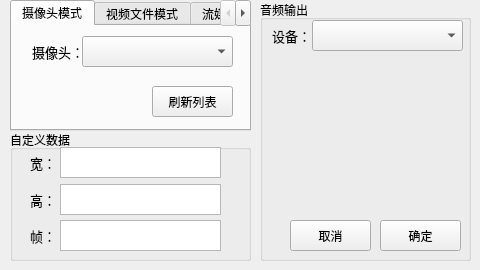
<?xml version="1.0" encoding="UTF-8"?>
<ui version="4.0">
 <class>TCVirtualCamera</class>
 <widget class="QWidget" name="TCVirtualCamera">
  <property name="geometry">
   <rect>
    <x>0</x>
    <y>0</y>
    <width>480</width>
    <height>270</height>
   </rect>
  </property>
  <property name="windowTitle">
   <string>TCVirtualCamera</string>
  </property>
  <widget class="QTabWidget" name="tabWidget">
   <property name="geometry">
    <rect>
     <x>10</x>
     <y>0</y>
     <width>241</width>
     <height>131</height>
    </rect>
   </property>
   <property name="currentIndex">
    <number>0</number>
   </property>
   <widget class="QWidget" name="tab_1">
    <attribute name="title">
     <string>摄像头模式</string>
    </attribute>
    <widget class="QComboBox" name="comboBox">
     <property name="geometry">
      <rect>
       <x>70</x>
       <y>10</y>
       <width>151</width>
       <height>31</height>
      </rect>
     </property>
    </widget>
    <widget class="QLabel" name="label">
     <property name="geometry">
      <rect>
       <x>20</x>
       <y>10</y>
       <width>71</width>
       <height>31</height>
      </rect>
     </property>
     <property name="font">
      <font>
       <pointsize>10</pointsize>
      </font>
     </property>
     <property name="text">
      <string>摄像头：</string>
     </property>
    </widget>
    <widget class="QPushButton" name="pushButton">
     <property name="geometry">
      <rect>
       <x>140</x>
       <y>60</y>
       <width>81</width>
       <height>31</height>
      </rect>
     </property>
     <property name="text">
      <string>刷新列表</string>
     </property>
    </widget>
   </widget>
   <widget class="QWidget" name="tab_2">
    <attribute name="title">
     <string>视频文件模式</string>
    </attribute>
    <widget class="QLabel" name="label_7">
     <property name="geometry">
      <rect>
       <x>10</x>
       <y>10</y>
       <width>71</width>
       <height>31</height>
      </rect>
     </property>
     <property name="font">
      <font>
       <pointsize>10</pointsize>
      </font>
     </property>
     <property name="text">
      <string>文件：</string>
     </property>
    </widget>
    <widget class="QPushButton" name="pushButton_2">
     <property name="geometry">
      <rect>
       <x>140</x>
       <y>60</y>
       <width>81</width>
       <height>31</height>
      </rect>
     </property>
     <property name="text">
      <string>选择文件</string>
     </property>
    </widget>
    <widget class="QPlainTextEdit" name="plainTextEdit_5">
     <property name="geometry">
      <rect>
       <x>50</x>
       <y>10</y>
       <width>171</width>
       <height>31</height>
      </rect>
     </property>
    </widget>
   </widget>
   <widget class="QWidget" name="tab_3">
    <attribute name="title">
     <string>流媒体模式</string>
    </attribute>
    <widget class="QLabel" name="label_8">
     <property name="geometry">
      <rect>
       <x>10</x>
       <y>10</y>
       <width>71</width>
       <height>31</height>
      </rect>
     </property>
     <property name="font">
      <font>
       <pointsize>10</pointsize>
      </font>
     </property>
     <property name="text">
      <string>地址：</string>
     </property>
    </widget>
    <widget class="QPlainTextEdit" name="plainTextEdit_4">
     <property name="geometry">
      <rect>
       <x>50</x>
       <y>10</y>
       <width>171</width>
       <height>31</height>
      </rect>
     </property>
    </widget>
   </widget>
  </widget>
  <widget class="QGroupBox" name="groupBox">
   <property name="geometry">
    <rect>
     <x>10</x>
     <y>130</y>
     <width>241</width>
     <height>131</height>
    </rect>
   </property>
   <property name="title">
    <string>自定义数据</string>
   </property>
   <widget class="QLabel" name="label_2">
    <property name="geometry">
     <rect>
      <x>20</x>
      <y>17</y>
      <width>71</width>
      <height>31</height>
     </rect>
    </property>
    <property name="font">
     <font>
      <pointsize>10</pointsize>
     </font>
    </property>
    <property name="text">
     <string>宽：</string>
    </property>
   </widget>
   <widget class="QPlainTextEdit" name="plainTextEdit">
    <property name="geometry">
     <rect>
      <x>50</x>
      <y>17</y>
      <width>161</width>
      <height>31</height>
     </rect>
    </property>
   </widget>
   <widget class="QLabel" name="label_3">
    <property name="geometry">
     <rect>
      <x>20</x>
      <y>54</y>
      <width>71</width>
      <height>31</height>
     </rect>
    </property>
    <property name="font">
     <font>
      <pointsize>10</pointsize>
     </font>
    </property>
    <property name="text">
     <string>高：</string>
    </property>
   </widget>
   <widget class="QPlainTextEdit" name="plainTextEdit_2">
    <property name="geometry">
     <rect>
      <x>50</x>
      <y>54</y>
      <width>161</width>
      <height>31</height>
     </rect>
    </property>
   </widget>
   <widget class="QPlainTextEdit" name="plainTextEdit_3">
    <property name="geometry">
     <rect>
      <x>50</x>
      <y>90</y>
      <width>161</width>
      <height>31</height>
     </rect>
    </property>
   </widget>
   <widget class="QLabel" name="label_4">
    <property name="geometry">
     <rect>
      <x>20</x>
      <y>90</y>
      <width>71</width>
      <height>31</height>
     </rect>
    </property>
    <property name="font">
     <font>
      <pointsize>10</pointsize>
     </font>
    </property>
    <property name="text">
     <string>帧：</string>
    </property>
   </widget>
  </widget>
  <widget class="QGroupBox" name="groupBox_2">
   <property name="geometry">
    <rect>
     <x>260</x>
     <y>0</y>
     <width>211</width>
     <height>261</height>
    </rect>
   </property>
   <property name="title">
    <string>音频输出</string>
   </property>
   <widget class="QComboBox" name="comboBox_2">
    <property name="geometry">
     <rect>
      <x>52</x>
      <y>20</y>
      <width>151</width>
      <height>31</height>
     </rect>
    </property>
   </widget>
   <widget class="QLabel" name="label_5">
    <property name="geometry">
     <rect>
      <x>12</x>
      <y>20</y>
      <width>71</width>
      <height>31</height>
     </rect>
    </property>
    <property name="font">
     <font>
      <pointsize>10</pointsize>
     </font>
    </property>
    <property name="text">
     <string>设备：</string>
    </property>
   </widget>
   <widget class="QPushButton" name="pushButton_4">
    <property name="geometry">
     <rect>
      <x>120</x>
      <y>220</y>
      <width>81</width>
      <height>31</height>
     </rect>
    </property>
    <property name="text">
     <string>确定</string>
    </property>
   </widget>
   <widget class="QPushButton" name="pushButton_5">
    <property name="geometry">
     <rect>
      <x>30</x>
      <y>220</y>
      <width>81</width>
      <height>31</height>
     </rect>
    </property>
    <property name="text">
     <string>取消</string>
    </property>
   </widget>
  </widget>
 </widget>
 <resources/>
 <connections/>
</ui>
